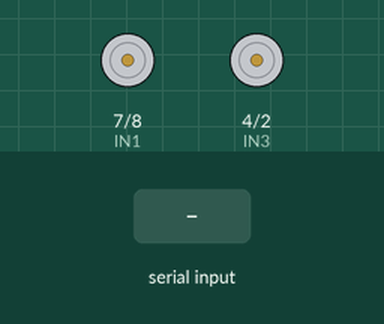
Simulated run of this sketch. Board: Arduino Uno, built with avr-gcc and run on an emulated ATmega328P. Shown: motor-driver pin pairs drawn as motors (green arrow = first pin HIGH = forward, orange = second pin HIGH = backward, longer = more drive, scaled by the enable pin). The test bench sets the inputs (shaded band).

Above: at 1.2 s.
1.3 s: "H" received over the second serial link
At 1.6 s:
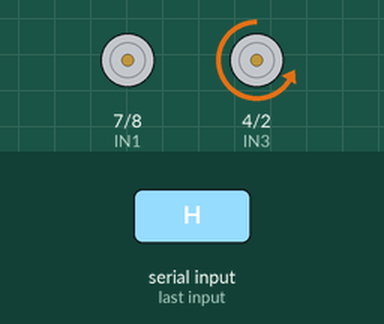
2.8 s: "I" received over the second serial link
At 4.0 s:
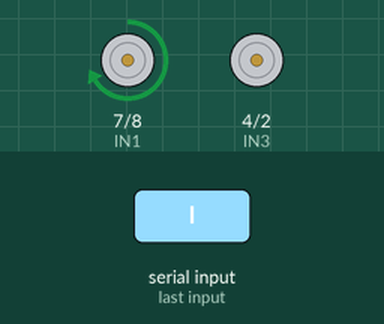
4.3 s: "J" received over the second serial link
At 5.1 s:
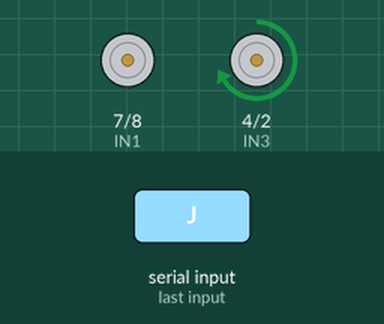
5.8 s: "F90\n" received over the second serial link
At 6.2 s:
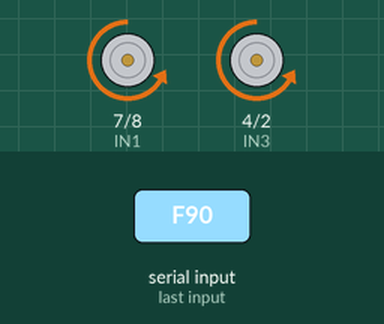
7.3 s: "F,45\n" received over the second serial link
At 8.5 s:
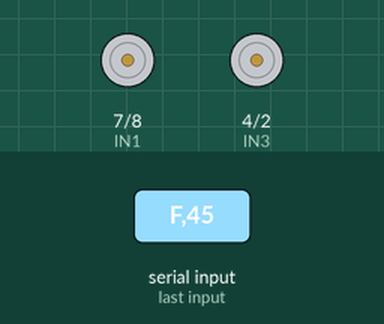
8.8 s: "B90\n" received over the second serial link
At 9.7 s:
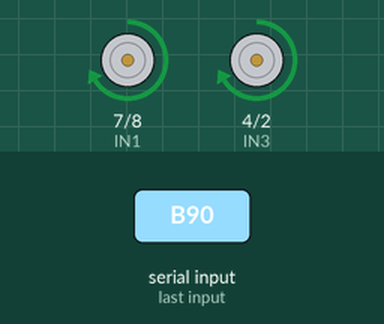
Timing chart, 0 to 11.3 s (numbered marks = the images above; inputs shaded):
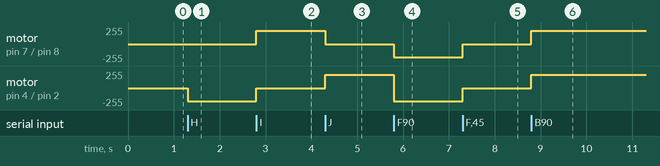

Measured:
- after the input at 1.3 s, motor on pin 4 (IN3) / pin 2 (IN4): stopped → backward 200/255 at once
- after the input at 2.8 s, motor on pin 7 (IN1) / pin 8 (IN2): stopped → forward 200/255 at once; motor on pin 4 (IN3) / pin 2 (IN4): backward 200/255 → stopped at once
- after the input at 4.3 s, motor on pin 7 (IN1) / pin 8 (IN2): forward 200/255 → stopped at once; motor on pin 4 (IN3) / pin 2 (IN4): stopped → forward 200/255 at once
- after the input at 5.8 s, motor on pin 7 (IN1) / pin 8 (IN2): stopped → backward 200/255 at once; motor on pin 4 (IN3) / pin 2 (IN4): forward 200/255 → backward 200/255 at once
- after the input at 7.3 s, motor on pin 7 (IN1) / pin 8 (IN2), motor on pin 4 (IN3) / pin 2 (IN4): backward 200/255 → stopped at once
- after the input at 8.8 s, motor on pin 7 (IN1) / pin 8 (IN2), motor on pin 4 (IN3) / pin 2 (IN4): stopped → forward 200/255 at once

The sketch:

car_bluetooth.ino
```cpp
/*
 * RPi Learning Companion — Car Chassis Controller
 * Arduino Uno + HC-05 Bluetooth + L298N Motor Driver
 *
 * BOT IS MOUNTED FACING BACKWARD on the chassis.
 * Only FORWARD/BACKWARD are reversed in software.
 * LEFT/RIGHT stay the same — left is still left.
 *
 * Protocol (from Pi or phone app):
 *   'F' = Forward    'B' = Backward
 *   'L' = Spin Left  'R' = Spin Right
 *   'G' = Fwd-Left   'H' = Fwd-Right
 *   'I' = Bwd-Left   'J' = Bwd-Right
 *   'S' = Stop
 *   '0'-'9' = Speed (0=stop, 9=max)
 *
 * HC-05 on SoftwareSerial pins 10 (RX), 11 (TX)
 * L298N: ENA=5, IN1=7, IN2=8, ENB=6, IN3=4, IN4=2
 */

#include <SoftwareSerial.h>

SoftwareSerial BTSerial(10, 11);  // RX=10, TX=11

// ── Motor Driver Pins (L298N) — original wiring, no changes ──
#define ENA  5    // Left motors PWM
#define IN1  7    // Left motor dir A
#define IN2  8    // Left motor dir B
#define ENB  6    // Right motors PWM
#define IN3  4    // Right motor dir A
#define IN4  2    // Right motor dir B

// ── Speed ──
int currentSpeed = 200;  // Default PWM 0-255

void setup() {
  BTSerial.begin(9600);

  pinMode(ENA, OUTPUT);
  pinMode(IN1, OUTPUT);
  pinMode(IN2, OUTPUT);
  pinMode(ENB, OUTPUT);
  pinMode(IN3, OUTPUT);
  pinMode(IN4, OUTPUT);

  stopAll();
}

void loop() {
  if (BTSerial.available()) {
    char cmd = BTSerial.read();

    // Speed commands: '0' to '9'
    if (cmd >= '0' && cmd <= '9') {
      currentSpeed = map(cmd - '0', 0, 9, 0, 255);
      return;
    }

    switch (cmd) {
      case 'F': goForward();     break;
      case 'B': goBackward();    break;
      case 'L': spinLeft();      break;
      case 'R': spinRight();     break;
      case 'G': forwardLeft();   break;
      case 'H': forwardRight();  break;
      case 'I': backwardLeft();  break;
      case 'J': backwardRight(); break;
      case 'S': stopAll();       break;
    }
  }
}

/*
 * Only F/B are reversed (physical backward = bot forward).
 * L/R/diagonals keep original turn direction.
 *
 * Original motor directions:
 *   IN1=HIGH, IN2=LOW  = left wheels physical forward
 *   IN1=LOW,  IN2=HIGH = left wheels physical backward
 *   IN3=HIGH, IN4=LOW  = right wheels physical forward
 *   IN3=LOW,  IN4=HIGH = right wheels physical backward
 */

void goForward() {
  // REVERSED: physical backward = bot moves toward its face
  digitalWrite(IN1, LOW);  digitalWrite(IN2, HIGH);
  digitalWrite(IN3, LOW);  digitalWrite(IN4, HIGH);
  analogWrite(ENA, currentSpeed);
  analogWrite(ENB, currentSpeed);
}

void goBackward() {
  // REVERSED: physical forward = bot moves away from its face
  digitalWrite(IN1, HIGH); digitalWrite(IN2, LOW);
  digitalWrite(IN3, HIGH); digitalWrite(IN4, LOW);
  analogWrite(ENA, currentSpeed);
  analogWrite(ENB, currentSpeed);
}

void spinLeft() {
  // NOT reversed — left is still left
  // Left wheels backward, right wheels forward
  digitalWrite(IN1, LOW);  digitalWrite(IN2, HIGH);
  digitalWrite(IN3, HIGH); digitalWrite(IN4, LOW);
  analogWrite(ENA, currentSpeed);
  analogWrite(ENB, currentSpeed);
}

void spinRight() {
  // NOT reversed — right is still right
  // Left wheels forward, right wheels backward
  digitalWrite(IN1, HIGH); digitalWrite(IN2, LOW);
  digitalWrite(IN3, LOW);  digitalWrite(IN4, HIGH);
  analogWrite(ENA, currentSpeed);
  analogWrite(ENB, currentSpeed);
}

void forwardLeft() {
  // Bot forward (physical backward) + curve left
  // Right wheels stop, left wheels physical backward
  digitalWrite(IN1, LOW);  digitalWrite(IN2, HIGH);
  digitalWrite(IN3, LOW);  digitalWrite(IN4, LOW);
  analogWrite(ENA, currentSpeed);
  analogWrite(ENB, 0);
}

void forwardRight() {
  // Bot forward (physical backward) + curve right
  // Left wheels stop, right wheels physical backward
  digitalWrite(IN1, LOW); digitalWrite(IN2, LOW);
  digitalWrite(IN3, LOW); digitalWrite(IN4, HIGH);
  analogWrite(ENA, 0);
  analogWrite(ENB, currentSpeed);
}

void backwardLeft() {
  // Bot backward (physical forward) + curve left
  // Right wheels stop, left wheels physical forward
  digitalWrite(IN1, HIGH); digitalWrite(IN2, LOW);
  digitalWrite(IN3, LOW);  digitalWrite(IN4, LOW);
  analogWrite(ENA, currentSpeed);
  analogWrite(ENB, 0);
}

void backwardRight() {
  // Bot backward (physical forward) + curve right
  // Left wheels stop, right wheels physical forward
  digitalWrite(IN1, LOW); digitalWrite(IN2, LOW);
  digitalWrite(IN3, HIGH); digitalWrite(IN4, LOW);
  analogWrite(ENA, 0);
  analogWrite(ENB, currentSpeed);
}

void stopAll() {
  digitalWrite(IN1, LOW); digitalWrite(IN2, LOW);
  digitalWrite(IN3, LOW); digitalWrite(IN4, LOW);
  analogWrite(ENA, 0);
  analogWrite(ENB, 0);
}
```
